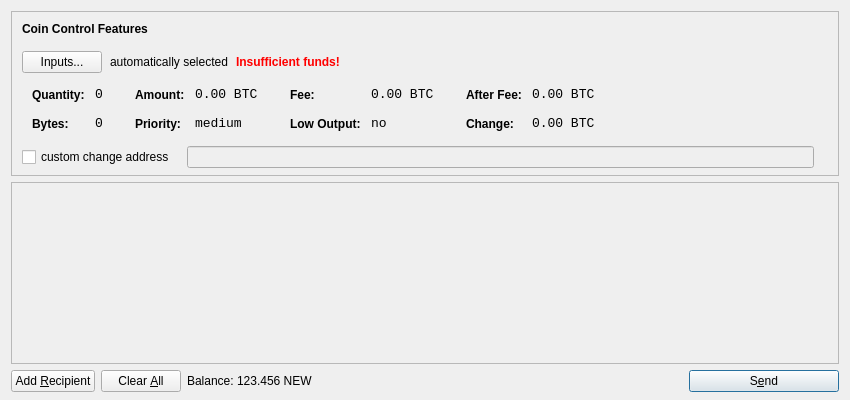
<?xml version="1.0" encoding="UTF-8"?>
<ui version="4.0">
 <class>SendCoinsDialog</class>
 <widget class="QDialog" name="SendCoinsDialog">
  <property name="geometry">
   <rect>
    <x>0</x>
    <y>0</y>
    <width>850</width>
    <height>400</height>
   </rect>
  </property>
  <property name="windowTitle">
   <string>Send Coins</string>
  </property>
  <layout class="QVBoxLayout" name="verticalLayout" stretch="0,1,0">
   <property name="bottomMargin">
    <number>8</number>
   </property>
   <item>
    <widget class="QFrame" name="frameCoinControl">
     <property name="sizePolicy">
      <sizepolicy hsizetype="Expanding" vsizetype="Expanding">
       <horstretch>0</horstretch>
       <verstretch>0</verstretch>
      </sizepolicy>
     </property>
     <property name="maximumSize">
      <size>
       <width>16777215</width>
       <height>16777215</height>
      </size>
     </property>
     <property name="frameShape">
      <enum>QFrame::StyledPanel</enum>
     </property>
     <property name="frameShadow">
      <enum>QFrame::Sunken</enum>
     </property>
     <layout class="QVBoxLayout" name="verticalLayoutCoinControl2">
      <property name="spacing">
       <number>-1</number>
      </property>
      <property name="leftMargin">
       <number>0</number>
      </property>
      <property name="topMargin">
       <number>0</number>
      </property>
      <property name="rightMargin">
       <number>0</number>
      </property>
      <property name="bottomMargin">
       <number>6</number>
      </property>
      <item>
       <layout class="QVBoxLayout" name="verticalLayoutCoinControl" stretch="0,0,0,0,1">
        <property name="spacing">
         <number>0</number>
        </property>
        <property name="leftMargin">
         <number>10</number>
        </property>
        <property name="topMargin">
         <number>10</number>
        </property>
        <item>
         <layout class="QHBoxLayout" name="horizontalLayoutCoinControl1">
          <property name="bottomMargin">
           <number>15</number>
          </property>
          <item>
           <widget class="QLabel" name="labelCoinControlFeatures">
            <property name="sizePolicy">
             <sizepolicy hsizetype="Preferred" vsizetype="Maximum">
              <horstretch>0</horstretch>
              <verstretch>0</verstretch>
             </sizepolicy>
            </property>
            <property name="font">
             <font>
              <weight>75</weight>
              <bold>true</bold>
             </font>
            </property>
            <property name="styleSheet">
             <string notr="true">font-weight:bold;</string>
            </property>
            <property name="text">
             <string>Coin Control Features</string>
            </property>
           </widget>
          </item>
         </layout>
        </item>
        <item>
         <layout class="QHBoxLayout" name="horizontalLayoutCoinControl2" stretch="0,0,0,0">
          <property name="spacing">
           <number>8</number>
          </property>
          <property name="bottomMargin">
           <number>10</number>
          </property>
          <item>
           <widget class="QPushButton" name="pushButtonCoinControl">
            <property name="styleSheet">
             <string notr="true"/>
            </property>
            <property name="text">
             <string>Inputs...</string>
            </property>
           </widget>
          </item>
          <item>
           <widget class="QLabel" name="labelCoinControlAutomaticallySelected">
            <property name="text">
             <string>automatically selected</string>
            </property>
            <property name="margin">
             <number>5</number>
            </property>
           </widget>
          </item>
          <item>
           <widget class="QLabel" name="labelCoinControlInsuffFunds">
            <property name="font">
             <font>
              <weight>75</weight>
              <bold>true</bold>
             </font>
            </property>
            <property name="styleSheet">
             <string notr="true">color:red;font-weight:bold;</string>
            </property>
            <property name="text">
             <string>Insufficient funds!</string>
            </property>
            <property name="margin">
             <number>5</number>
            </property>
           </widget>
          </item>
          <item>
           <spacer name="horizontalSpacerCoinControl">
            <property name="orientation">
             <enum>Qt::Horizontal</enum>
            </property>
            <property name="sizeHint" stdset="0">
             <size>
              <width>40</width>
              <height>1</height>
             </size>
            </property>
           </spacer>
          </item>
         </layout>
        </item>
        <item>
         <widget class="QWidget" name="widgetCoinControl" native="true">
          <property name="sizePolicy">
           <sizepolicy hsizetype="Preferred" vsizetype="Preferred">
            <horstretch>0</horstretch>
            <verstretch>0</verstretch>
           </sizepolicy>
          </property>
          <property name="minimumSize">
           <size>
            <width>0</width>
            <height>0</height>
           </size>
          </property>
          <property name="styleSheet">
           <string notr="true"/>
          </property>
          <layout class="QHBoxLayout" name="horizontalLayoutCoinControl5">
           <property name="margin">
            <number>0</number>
           </property>
           <item>
            <layout class="QHBoxLayout" name="horizontalLayoutCoinControl3" stretch="0,0,0,1">
             <property name="spacing">
              <number>20</number>
             </property>
             <property name="topMargin">
              <number>0</number>
             </property>
             <property name="bottomMargin">
              <number>10</number>
             </property>
             <item>
              <layout class="QFormLayout" name="formLayoutCoinControl1">
               <property name="horizontalSpacing">
                <number>10</number>
               </property>
               <property name="verticalSpacing">
                <number>14</number>
               </property>
               <property name="leftMargin">
                <number>10</number>
               </property>
               <property name="topMargin">
                <number>4</number>
               </property>
               <property name="rightMargin">
                <number>6</number>
               </property>
               <item row="0" column="0">
                <widget class="QLabel" name="labelCoinControlQuantityText">
                 <property name="styleSheet">
                  <string notr="true">font-weight:bold;</string>
                 </property>
                 <property name="text">
                  <string>Quantity:</string>
                 </property>
                 <property name="margin">
                  <number>0</number>
                 </property>
                </widget>
               </item>
               <item row="0" column="1">
                <widget class="QLabel" name="labelCoinControlQuantity">
                 <property name="font">
                  <font>
                   <family>Monospace</family>
                   <pointsize>10</pointsize>
                  </font>
                 </property>
                 <property name="cursor">
                  <cursorShape>IBeamCursor</cursorShape>
                 </property>
                 <property name="contextMenuPolicy">
                  <enum>Qt::ActionsContextMenu</enum>
                 </property>
                 <property name="text">
                  <string notr="true">0</string>
                 </property>
                 <property name="margin">
                  <number>0</number>
                 </property>
                 <property name="textInteractionFlags">
                  <set>Qt::LinksAccessibleByMouse|Qt::TextSelectableByKeyboard|Qt::TextSelectableByMouse</set>
                 </property>
                </widget>
               </item>
               <item row="1" column="0">
                <widget class="QLabel" name="labelCoinControlBytesText">
                 <property name="styleSheet">
                  <string notr="true">font-weight:bold;</string>
                 </property>
                 <property name="text">
                  <string>Bytes:</string>
                 </property>
                </widget>
               </item>
               <item row="1" column="1">
                <widget class="QLabel" name="labelCoinControlBytes">
                 <property name="font">
                  <font>
                   <family>Monospace</family>
                   <pointsize>10</pointsize>
                  </font>
                 </property>
                 <property name="cursor">
                  <cursorShape>IBeamCursor</cursorShape>
                 </property>
                 <property name="contextMenuPolicy">
                  <enum>Qt::ActionsContextMenu</enum>
                 </property>
                 <property name="text">
                  <string notr="true">0</string>
                 </property>
                 <property name="textInteractionFlags">
                  <set>Qt::LinksAccessibleByMouse|Qt::TextSelectableByKeyboard|Qt::TextSelectableByMouse</set>
                 </property>
                </widget>
               </item>
              </layout>
             </item>
             <item>
              <layout class="QFormLayout" name="formLayoutCoinControl2">
               <property name="horizontalSpacing">
                <number>10</number>
               </property>
               <property name="verticalSpacing">
                <number>14</number>
               </property>
               <property name="leftMargin">
                <number>6</number>
               </property>
               <property name="topMargin">
                <number>4</number>
               </property>
               <property name="rightMargin">
                <number>6</number>
               </property>
               <item row="0" column="0">
                <widget class="QLabel" name="labelCoinControlAmountText">
                 <property name="styleSheet">
                  <string notr="true">font-weight:bold;</string>
                 </property>
                 <property name="text">
                  <string>Amount:</string>
                 </property>
                 <property name="margin">
                  <number>0</number>
                 </property>
                </widget>
               </item>
               <item row="0" column="1">
                <widget class="QLabel" name="labelCoinControlAmount">
                 <property name="font">
                  <font>
                   <family>Monospace</family>
                   <pointsize>10</pointsize>
                  </font>
                 </property>
                 <property name="cursor">
                  <cursorShape>IBeamCursor</cursorShape>
                 </property>
                 <property name="contextMenuPolicy">
                  <enum>Qt::ActionsContextMenu</enum>
                 </property>
                 <property name="text">
                  <string notr="true">0.00 BTC</string>
                 </property>
                 <property name="textInteractionFlags">
                  <set>Qt::LinksAccessibleByMouse|Qt::TextSelectableByKeyboard|Qt::TextSelectableByMouse</set>
                 </property>
                </widget>
               </item>
               <item row="1" column="0">
                <widget class="QLabel" name="labelCoinControlPriorityText">
                 <property name="styleSheet">
                  <string notr="true">font-weight:bold;</string>
                 </property>
                 <property name="text">
                  <string>Priority:</string>
                 </property>
                </widget>
               </item>
               <item row="1" column="1">
                <widget class="QLabel" name="labelCoinControlPriority">
                 <property name="font">
                  <font>
                   <family>Monospace</family>
                   <pointsize>10</pointsize>
                  </font>
                 </property>
                 <property name="cursor">
                  <cursorShape>IBeamCursor</cursorShape>
                 </property>
                 <property name="contextMenuPolicy">
                  <enum>Qt::ActionsContextMenu</enum>
                 </property>
                 <property name="text">
                  <string>medium</string>
                 </property>
                 <property name="textInteractionFlags">
                  <set>Qt::LinksAccessibleByMouse|Qt::TextSelectableByKeyboard|Qt::TextSelectableByMouse</set>
                 </property>
                </widget>
               </item>
              </layout>
             </item>
             <item>
              <layout class="QFormLayout" name="formLayoutCoinControl3">
               <property name="horizontalSpacing">
                <number>10</number>
               </property>
               <property name="verticalSpacing">
                <number>14</number>
               </property>
               <property name="leftMargin">
                <number>6</number>
               </property>
               <property name="topMargin">
                <number>4</number>
               </property>
               <property name="rightMargin">
                <number>6</number>
               </property>
               <item row="0" column="0">
                <widget class="QLabel" name="labelCoinControlFeeText">
                 <property name="styleSheet">
                  <string notr="true">font-weight:bold;</string>
                 </property>
                 <property name="text">
                  <string>Fee:</string>
                 </property>
                 <property name="margin">
                  <number>0</number>
                 </property>
                </widget>
               </item>
               <item row="0" column="1">
                <widget class="QLabel" name="labelCoinControlFee">
                 <property name="font">
                  <font>
                   <family>Monospace</family>
                   <pointsize>10</pointsize>
                  </font>
                 </property>
                 <property name="cursor">
                  <cursorShape>IBeamCursor</cursorShape>
                 </property>
                 <property name="contextMenuPolicy">
                  <enum>Qt::ActionsContextMenu</enum>
                 </property>
                 <property name="text">
                  <string notr="true">0.00 BTC</string>
                 </property>
                 <property name="textInteractionFlags">
                  <set>Qt::LinksAccessibleByMouse|Qt::TextSelectableByKeyboard|Qt::TextSelectableByMouse</set>
                 </property>
                </widget>
               </item>
               <item row="1" column="0">
                <widget class="QLabel" name="labelCoinControlLowOutputText">
                 <property name="styleSheet">
                  <string notr="true">font-weight:bold;</string>
                 </property>
                 <property name="text">
                  <string>Low Output:</string>
                 </property>
                </widget>
               </item>
               <item row="1" column="1">
                <widget class="QLabel" name="labelCoinControlLowOutput">
                 <property name="font">
                  <font>
                   <family>Monospace</family>
                   <pointsize>10</pointsize>
                  </font>
                 </property>
                 <property name="cursor">
                  <cursorShape>IBeamCursor</cursorShape>
                 </property>
                 <property name="contextMenuPolicy">
                  <enum>Qt::ActionsContextMenu</enum>
                 </property>
                 <property name="text">
                  <string>no</string>
                 </property>
                 <property name="textInteractionFlags">
                  <set>Qt::LinksAccessibleByMouse|Qt::TextSelectableByKeyboard|Qt::TextSelectableByMouse</set>
                 </property>
                </widget>
               </item>
              </layout>
             </item>
             <item>
              <layout class="QFormLayout" name="formLayoutCoinControl4">
               <property name="horizontalSpacing">
                <number>10</number>
               </property>
               <property name="verticalSpacing">
                <number>14</number>
               </property>
               <property name="leftMargin">
                <number>6</number>
               </property>
               <property name="topMargin">
                <number>4</number>
               </property>
               <property name="rightMargin">
                <number>6</number>
               </property>
               <item row="0" column="0">
                <widget class="QLabel" name="labelCoinControlAfterFeeText">
                 <property name="styleSheet">
                  <string notr="true">font-weight:bold;</string>
                 </property>
                 <property name="text">
                  <string>After Fee:</string>
                 </property>
                 <property name="margin">
                  <number>0</number>
                 </property>
                </widget>
               </item>
               <item row="0" column="1">
                <widget class="QLabel" name="labelCoinControlAfterFee">
                 <property name="font">
                  <font>
                   <family>Monospace</family>
                   <pointsize>10</pointsize>
                  </font>
                 </property>
                 <property name="cursor">
                  <cursorShape>IBeamCursor</cursorShape>
                 </property>
                 <property name="contextMenuPolicy">
                  <enum>Qt::ActionsContextMenu</enum>
                 </property>
                 <property name="text">
                  <string notr="true">0.00 BTC</string>
                 </property>
                 <property name="textInteractionFlags">
                  <set>Qt::LinksAccessibleByMouse|Qt::TextSelectableByKeyboard|Qt::TextSelectableByMouse</set>
                 </property>
                </widget>
               </item>
               <item row="1" column="0">
                <widget class="QLabel" name="labelCoinControlChangeText">
                 <property name="styleSheet">
                  <string notr="true">font-weight:bold;</string>
                 </property>
                 <property name="text">
                  <string>Change:</string>
                 </property>
                </widget>
               </item>
               <item row="1" column="1">
                <widget class="QLabel" name="labelCoinControlChange">
                 <property name="font">
                  <font>
                   <family>Monospace</family>
                   <pointsize>10</pointsize>
                  </font>
                 </property>
                 <property name="cursor">
                  <cursorShape>IBeamCursor</cursorShape>
                 </property>
                 <property name="contextMenuPolicy">
                  <enum>Qt::ActionsContextMenu</enum>
                 </property>
                 <property name="text">
                  <string notr="true">0.00 BTC</string>
                 </property>
                 <property name="textInteractionFlags">
                  <set>Qt::LinksAccessibleByMouse|Qt::TextSelectableByKeyboard|Qt::TextSelectableByMouse</set>
                 </property>
                </widget>
               </item>
              </layout>
             </item>
            </layout>
           </item>
          </layout>
         </widget>
        </item>
        <item>
         <layout class="QHBoxLayout" name="horizontalLayoutCoinControl4" stretch="0,0,0">
          <property name="spacing">
           <number>12</number>
          </property>
          <property name="sizeConstraint">
           <enum>QLayout::SetDefaultConstraint</enum>
          </property>
          <property name="topMargin">
           <number>5</number>
          </property>
          <property name="rightMargin">
           <number>5</number>
          </property>
          <item>
           <widget class="QCheckBox" name="checkBoxCoinControlChange">
            <property name="text">
             <string>custom change address</string>
            </property>
           </widget>
          </item>
          <item>
           <widget class="QLineEdit" name="lineEditCoinControlChange">
            <property name="enabled">
             <bool>false</bool>
            </property>
            <property name="sizePolicy">
             <sizepolicy hsizetype="Expanding" vsizetype="Fixed">
              <horstretch>0</horstretch>
              <verstretch>0</verstretch>
             </sizepolicy>
            </property>
           </widget>
          </item>
          <item>
           <widget class="QLabel" name="labelCoinControlChangeLabel">
            <property name="sizePolicy">
             <sizepolicy hsizetype="Preferred" vsizetype="Expanding">
              <horstretch>0</horstretch>
              <verstretch>0</verstretch>
             </sizepolicy>
            </property>
            <property name="minimumSize">
             <size>
              <width>0</width>
              <height>0</height>
             </size>
            </property>
            <property name="text">
             <string/>
            </property>
            <property name="margin">
             <number>3</number>
            </property>
           </widget>
          </item>
         </layout>
        </item>
        <item>
         <spacer name="verticalSpacerCoinControl">
          <property name="orientation">
           <enum>Qt::Vertical</enum>
          </property>
          <property name="sizeHint" stdset="0">
           <size>
            <width>800</width>
            <height>1</height>
           </size>
          </property>
         </spacer>
        </item>
       </layout>
      </item>
     </layout>
    </widget>
   </item>
   <item>
    <widget class="QScrollArea" name="scrollArea">
     <property name="widgetResizable">
      <bool>true</bool>
     </property>
     <widget class="QWidget" name="scrollAreaWidgetContents">
      <property name="geometry">
       <rect>
        <x>0</x>
        <y>0</y>
        <width>830</width>
        <height>165</height>
       </rect>
      </property>
      <layout class="QVBoxLayout" name="verticalLayout_2">
       <property name="margin">
        <number>0</number>
       </property>
       <item>
        <layout class="QVBoxLayout" name="entries">
         <property name="spacing">
          <number>6</number>
         </property>
        </layout>
       </item>
       <item>
        <spacer name="verticalSpacer">
         <property name="orientation">
          <enum>Qt::Vertical</enum>
         </property>
         <property name="sizeHint" stdset="0">
          <size>
           <width>20</width>
           <height>40</height>
          </size>
         </property>
        </spacer>
       </item>
      </layout>
     </widget>
    </widget>
   </item>
   <item>
    <layout class="QHBoxLayout" name="horizontalLayout">
     <item>
      <widget class="QPushButton" name="addButton">
       <property name="toolTip">
        <string>Send to multiple recipients at once</string>
       </property>
       <property name="text">
        <string>Add &amp;Recipient</string>
       </property>
       <property name="icon">
        <iconset resource="../bitcoin.qrc">
         <normaloff>:/icons/add</normaloff>:/icons/add</iconset>
       </property>
       <property name="autoDefault">
        <bool>false</bool>
       </property>
      </widget>
     </item>
     <item>
      <widget class="QPushButton" name="clearButton">
       <property name="sizePolicy">
        <sizepolicy hsizetype="Minimum" vsizetype="Fixed">
         <horstretch>0</horstretch>
         <verstretch>0</verstretch>
        </sizepolicy>
       </property>
       <property name="toolTip">
        <string>Remove all transaction fields</string>
       </property>
       <property name="text">
        <string>Clear &amp;All</string>
       </property>
       <property name="icon">
        <iconset resource="../bitcoin.qrc">
         <normaloff>:/icons/remove</normaloff>:/icons/remove</iconset>
       </property>
       <property name="autoRepeatDelay">
        <number>300</number>
       </property>
       <property name="autoDefault">
        <bool>false</bool>
       </property>
      </widget>
     </item>
     <item>
      <layout class="QHBoxLayout" name="horizontalLayout_2">
       <property name="spacing">
        <number>3</number>
       </property>
       <item>
        <widget class="QLabel" name="label">
         <property name="text">
          <string>Balance:</string>
         </property>
        </widget>
       </item>
       <item>
        <widget class="QLabel" name="labelBalance">
         <property name="cursor">
          <cursorShape>IBeamCursor</cursorShape>
         </property>
         <property name="text">
          <string>123.456 NEW</string>
         </property>
         <property name="textInteractionFlags">
          <set>Qt::LinksAccessibleByMouse|Qt::TextSelectableByKeyboard|Qt::TextSelectableByMouse</set>
         </property>
        </widget>
       </item>
      </layout>
     </item>
     <item>
      <spacer name="horizontalSpacer">
       <property name="orientation">
        <enum>Qt::Horizontal</enum>
       </property>
       <property name="sizeHint" stdset="0">
        <size>
         <width>40</width>
         <height>20</height>
        </size>
       </property>
      </spacer>
     </item>
     <item>
      <widget class="QPushButton" name="sendButton">
       <property name="minimumSize">
        <size>
         <width>150</width>
         <height>0</height>
        </size>
       </property>
       <property name="toolTip">
        <string>Confirm the send action</string>
       </property>
       <property name="text">
        <string>S&amp;end</string>
       </property>
       <property name="icon">
        <iconset resource="../bitcoin.qrc">
         <normaloff>:/icons/send</normaloff>:/icons/send</iconset>
       </property>
       <property name="default">
        <bool>true</bool>
       </property>
      </widget>
     </item>
    </layout>
   </item>
  </layout>
 </widget>
 <resources>
  <include location="../bitcoin.qrc"/>
 </resources>
 <connections/>
</ui>
